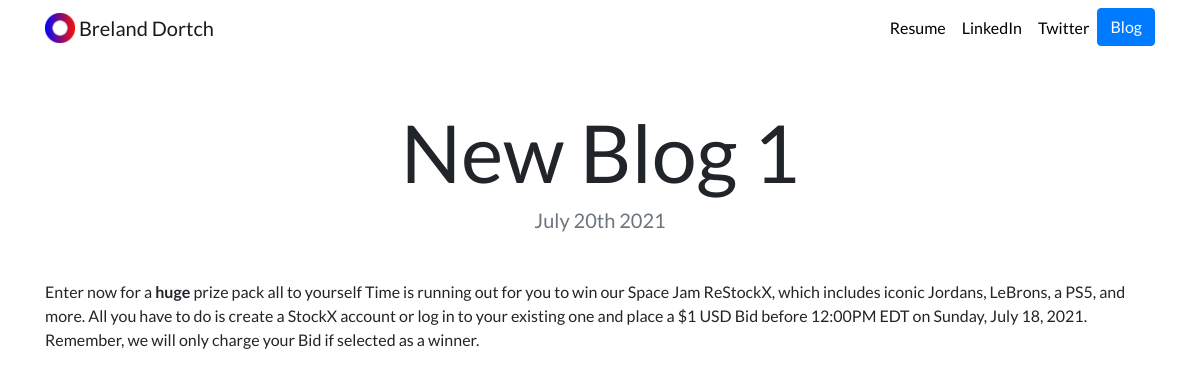
The page /blog/7 on the database its author committed.
### blog/models.py (models this page shows)
class Blog(models.Model):
    title = models.CharField(max_length=200)
    description = models.TextField()
    date = models.DateField()

### blog/views.py (the view)
# urls.py: path('<int:blog_id>', views.detail, name='detail')
def detail(request, blog_id):
    blog = get_object_or_404(Blog, pk=blog_id)
    return render(request, 'blog/detail.html', {'blog':blog})

### blog/templates/blog/detail.html
{% extends "portfolio/base.html" %}
{% load static %}
{% block content %}
<h1 class="text-center mt-5" id="blogdetailtitle">{{ blog.title }}</h1>
<h5 class="text-center text-muted mb-5">{{ blog.date|date:'F jS Y' }}</h5>
{{ blog.description|safe }}
{% endblock %}

### portfolio/static/portfolio/custom.css (style rules this page uses)
body { font-family: 'Lato', sans-serif; }
@media (min-width: 992px) { #blogdetailtitle { font-size: 5rem; } }

### rows shown on the page
Blog: title "New Blog 1", date "July 20th 2021", description "Enter now for a huge prize pack all to yourself Time is running out for you to win our Space Jam ReStockX, which includes iconic Jordans, LeBrons, a PS5, and more. All you have to do is create a StockX account or log in to your existing one and place a $1 USD Bid before 12:00PM EDT on Sunday, July 18, 2021. Remember, we will only charge your Bid if selected as a winner."
